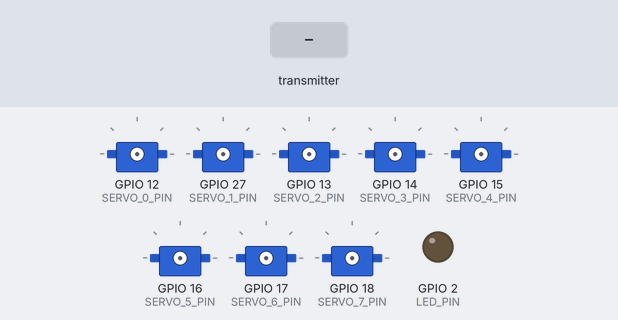
A program run on a simulated ESP32. On the bench: 8 × servo, output pins drawn as LEDs (lit = HIGH). Dashed ring = blinking. The inputs (shaded band) are chosen by the test bench. What the program prints to the serial monitor is not drawn.

Above: at 0.0 s.
At 3.5 s:
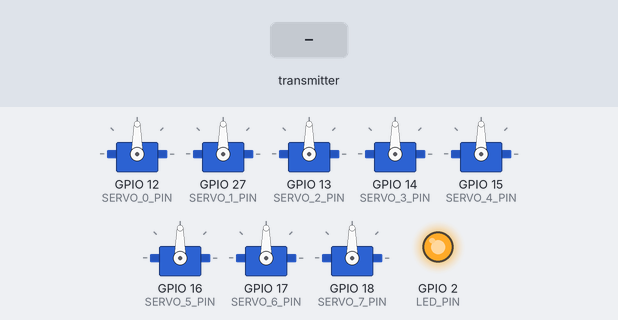
3.6 s: the transmitter starts sending xAxis1 = 0
At 3.87 s:
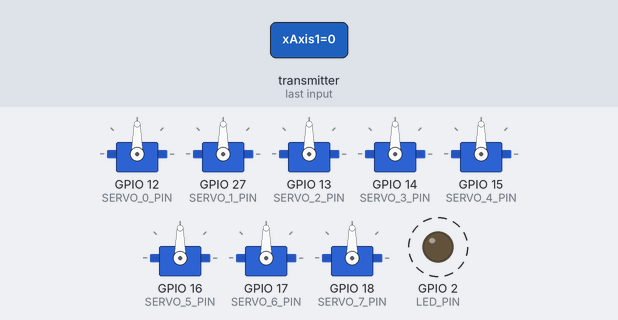
6.6 s: the transmitter starts sending yAxis1 = 1024
Timing chart, 0 to 15.6 s (numbered marks = the images above; inputs shaded):
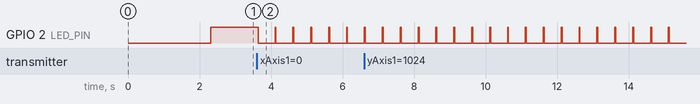

The program:

main.cpp
```cpp
// САМОЛЕТ (приемник) - С ВЫВОДОМ MAC-АДРЕСОВ
#include <esp_now.h>
#include <WiFi.h>
#include "Core/Types.h"
#include "Actuators/ServoManager.h"

#define DEBUG_MODE true

ServoManager servoManager;
const uint8_t transmitterMac[] = {0xEC, 0xE3, 0x34, 0x19, 0x23, 0xD4};

static ControlData currentData;
static unsigned long lastDataTime = 0;
static unsigned long lastBlinkTime = 0;
static unsigned long ledOffTime = 0;
static bool ledState = false;

enum Timing {
  LED_BLINK_INTERVAL = 2000,
  LED_INDICATION_TIME = 25
};

// Функция для форматированного вывода MAC-адреса
void printMacAddress(const uint8_t* mac, const char* label) {
  #if DEBUG_MODE
    Serial.printf("%s: %02X:%02X:%02X:%02X:%02X:%02X\n",
                 label, mac[0], mac[1], mac[2], mac[3], mac[4], mac[5]);
  #endif
}

bool addPeer(const uint8_t* macAddress) {
    esp_now_peer_info_t peerInfo = {};
    memcpy(peerInfo.peer_addr, macAddress, 6);
    peerInfo.channel = 0;
    peerInfo.encrypt = false;
    return esp_now_add_peer(&peerInfo) == ESP_OK;
}

void onDataReceived(const ControlData& data) {
    currentData = data;
    lastDataTime = millis();

    digitalWrite(2, HIGH);
    ledState = true;
    ledOffTime = millis() + LED_INDICATION_TIME;

    // Проверка CRC
    uint16_t calculatedCRC = 0;
    const uint8_t* bytes = (const uint8_t*)&data;
    for(size_t i = 0; i < sizeof(ControlData) - sizeof(uint16_t); i++) {
        calculatedCRC += bytes[i];
    }

    if (calculatedCRC == data.crc) {
      servoManager.update(currentData);

      #if DEBUG_MODE
        static unsigned long lastDataPrint = 0;
        if (millis() - lastDataPrint > 100) {
          Serial.printf("J1:%4d,%4d J2:%4d,%4d\n",
                       data.xAxis1, data.yAxis1,
                       data.xAxis2, data.yAxis2);
          lastDataPrint = millis();
        }
      #endif
    } else {
      #if DEBUG_MODE
        Serial.println("❌ Ошибка CRC");
      #endif
    }
}

void setup() {
  #if DEBUG_MODE
    Serial.begin(115200);
    delay(500);
    Serial.println("✈️ САМОЛЕТ ЗАПУЩЕН");
    Serial.println("========================");
  #endif

  // Вывод MAC-адресов ДО инициализации компонентов
  #if DEBUG_MODE
    Serial.print("MAC самолета:  ");
    Serial.println(WiFi.macAddress());
    printMacAddress(transmitterMac, "MAC пульта  ");
    Serial.println("------------------------");
  #endif

  pinMode(2, OUTPUT);
  servoManager.begin();

  WiFi.mode(WIFI_STA);
  if (esp_now_init() != ESP_OK) {
    #if DEBUG_MODE
      Serial.println("❌ Ошибка инициализации ESP-NOW");
    #endif
    return;
  }

  esp_now_register_recv_cb([](const uint8_t *mac, const uint8_t *incomingData, int len) {
    if (len == sizeof(ControlData)) {
      ControlData data;
      memcpy(&data, incomingData, sizeof(ControlData));
      onDataReceived(data);
    }
  });

  if (addPeer(transmitterMac)) {
    #if DEBUG_MODE
      Serial.println("✅ Пульт добавлен в пиры");
    #endif
  } else {
    #if DEBUG_MODE
      Serial.println("❌ Ошибка добавления пульта");
    #endif
  }

  // Калибровка сервоприводов
  #if DEBUG_MODE
    servoManager.calibrate();
  #else
    servoManager.quickCalibrate();
  #endif

  #if DEBUG_MODE
    Serial.println("🚀 Самолет готов к работе");
    Serial.println("========================");
  #endif
}

void loop() {
  unsigned long currentMillis = millis();

  // LED индикация получения данных
  if (ledState && currentMillis > ledOffTime) {
    digitalWrite(2, LOW);
    ledState = false;
  }

  // Мигание при отсутствии данных
  if (!ledState && currentMillis - lastDataTime > 1000) {
    if (currentMillis - lastBlinkTime > LED_BLINK_INTERVAL) {
      digitalWrite(2, !digitalRead(2));
      lastBlinkTime = currentMillis;
    }
  }
}
```

ServoManager.cpp
```cpp
#include "ServoManager.h"
#include <Arduino.h>

void ServoManager::initializeServos() {
    // Инициализация сервоприводов для первого джойстика
    servos[0] = {Servo(), 12, false, 1000, 2000};
    servos[1] = {Servo(), 27, false, 1000, 2000};
    servos[2] = {Servo(), 13, false, 1000, 2000};
    servos[3] = {Servo(), 14, false, 1000, 2000};

    // Инициализация сервоприводов для второго джойстика
    servos[4] = {Servo(), 15, false, 1000, 2000};
    servos[5] = {Servo(), 16, false, 1000, 2000};
    servos[6] = {Servo(), 17, false, 1000, 2000};
    servos[7] = {Servo(), 18, false, 1000, 2000};
}

void ServoManager::begin() {
    #if DEBUG_MODE
        Serial.println("🔧 Инициализация сервоприводов...");
    #endif

    initializeServos();

    // Разрешаем выделение таймеров для ESP32
    ESP32PWM::allocateTimer(0);
    ESP32PWM::allocateTimer(1);
    ESP32PWM::allocateTimer(2);
    ESP32PWM::allocateTimer(3);

    for(int i = 0; i < 8; i++) {
        servos[i].servo.setPeriodHertz(50);
        servos[i].servo.attach(servos[i].pin,
                              servos[i].minPulse,
                              servos[i].maxPulse);
        servos[i].servo.write(90); // Нейтральное положение
        delay(100);
    }

    #if DEBUG_MODE
        Serial.println("✅ Сервоприводы инициализированы (8 шт)");
    #endif
}

void ServoManager::update(const ControlData& data) {
    int16_t outputs[8];
    applyMixer(data, outputs);

    for (int i = 0; i < 8; i++) {
        servos[i].servo.writeMicroseconds(mapToPulse(outputs[i], servos[i].reversed));
    }
}

void ServoManager::applyMixer(const ControlData& data, int16_t outputs[8]) {
    int16_t x1 = constrain(data.xAxis1, -512, 512);
    int16_t y1 = constrain(data.yAxis1, -512, 512);
    int16_t x2 = constrain(data.xAxis2, -512, 512);
    int16_t y2 = constrain(data.yAxis2, -512, 512);

    outputs[0] = y1;
    outputs[1] = y1;
    outputs[2] = x1;
    outputs[3] = x1;

    outputs[4] = y2;
    outputs[5] = y2;
    outputs[6] = x2;
    outputs[7] = x2;
}

int ServoManager::mapToPulse(int16_t value, bool reverse) {
    if (reverse) {
        value = -value;
    }
    return map(value, -512, 512, 1000, 2000);
}

void ServoManager::setReverse(uint8_t servoIndex, bool reverse) {
    if (servoIndex < 8) {
        servos[servoIndex].reversed = reverse;
    }
}

void ServoManager::calibrate() {
    #if DEBUG_MODE
        Serial.println("🎯 Калибровка сервоприводов...");
    #endif

    for(int i = 0; i < 8; i++) {
        servos[i].servo.writeMicroseconds(1500);
    }
    delay(1000);

    #if DEBUG_MODE
        Serial.println("✅ Калибровка завершена (8 сервоприводов)");
    #endif
}

// Новая функция для быстрой калибровки без вывода
void ServoManager::quickCalibrate() {
    for(int i = 0; i < 8; i++) {
        servos[i].servo.writeMicroseconds(1500);
    }
    delay(100);
}
```

ServoManager.h
```cpp
#pragma once
#include <ESP32Servo.h>
#include "../Core/Types.h"

class ServoManager {
public:
    void begin();
    void update(const ControlData& data);
    void setReverse(uint8_t servoIndex, bool reverse);
    void calibrate();
    void quickCalibrate();  // Добавляем метод для быстрой калибровки

private:
    struct ServoConfig {
        Servo servo;
        uint8_t pin;
        bool reversed;
        uint16_t minPulse;
        uint16_t maxPulse;
    };

    ServoConfig servos[8]; // Остается private

    void applyMixer(const ControlData& data, int16_t outputs[8]);
    int mapToPulse(int16_t value, bool reverse);
    void initializeServos();
};
```

ESPNowManager.cpp
```cpp
#include "ESPNowManager.h"
#include <Arduino.h>

// Статическая переменная для доступа к экземпляру из статической функции
static ESPNowManager* espNowInstance = nullptr;

void ESPNowManager::begin() {
    WiFi.mode(WIFI_STA);

    if (esp_now_init() != ESP_OK) {
        Serial.println("❌ Ошибка инициализации ESP-NOW");
        return;
    }

    // Сохраняем указатель на экземпляр ДО регистрации callback
    espNowInstance = this;

    esp_now_register_recv_cb(onDataReceived);

    // Вывод MAC адреса для спаривания
    Serial.print("📡 MAC приемника: ");
    Serial.println(WiFi.macAddress());

    Serial.println("✅ ESP-NOW приемник готов");
}

void ESPNowManager::registerCallback(DataReceivedCallback callback) {
    dataCallback = callback;
}

void ESPNowManager::onDataReceived(const uint8_t* mac, const uint8_t* data, int len) {
    if (len != sizeof(ControlData)) {
        Serial.printf("❌ Неверный размер пакета: %d (ожидалось %d)\n", len, sizeof(ControlData));
        return;
    }

    ControlData receivedData;
    memcpy(&receivedData, data, sizeof(receivedData));

    // Валидация CRC
    uint16_t calculatedCRC = 0;
    const uint8_t* bytes = (const uint8_t*)&receivedData;
    for(size_t i = 0; i < sizeof(ControlData) - sizeof(uint16_t); i++) {
        calculatedCRC += bytes[i];
    }

    if (calculatedCRC != receivedData.crc) {
        Serial.println("❌ Ошибка CRC");
        return;
    }

    // Вызов callback функции через экземпляр
    if (espNowInstance != nullptr && espNowInstance->dataCallback != nullptr) {
        espNowInstance->dataCallback(receivedData);
    }

    // Диагностика (реже, чтобы не засорять консоль)
    static unsigned long lastPrint = 0;
    if (millis() - lastPrint > 1000) {
        Serial.printf("📥 Данные получены корректно (CRC: %04X)\n", receivedData.crc);
        lastPrint = millis();
    }
}
```

ESPNowManager.h
```cpp
#pragma once
#include <esp_now.h>
#include <WiFi.h>
#include "../Core/Types.h"

class ESPNowManager {
public:
    typedef void (*DataReceivedCallback)(const ControlData& data);

    void begin();
    void registerCallback(DataReceivedCallback callback);
    void sendDiagnostic();

    // Singleton instance
    static ESPNowManager& getInstance() {
        static ESPNowManager instance;
        return instance;
    }

private:
    DataReceivedCallback dataCallback = nullptr;

    static void onDataReceived(const uint8_t* mac, const uint8_t* data, int len);
    bool validateCRC(const ControlData& data);

    // Приватный конструктор для singleton
    ESPNowManager() = default;
};
```

Types.h
```cpp
#pragma once
#include <cstdint>

// Обновленная структура данных для двух джойстиков (должна совпадать с передатчиком)
struct ControlData {
    int16_t xAxis1;     // Ось X первого джойстика (-512 до +512)
    int16_t yAxis1;     // Ось Y первого джойстика (-512 до +512)
    int16_t xAxis2;     // Ось X второго джойстика (-512 до +512)
    int16_t yAxis2;     // Ось Y второго джойстика (-512 до +512)
    bool button1;       // Кнопка первого джойстика
    bool button2;       // Кнопка второго джойстика
    uint8_t buttons;    // Дополнительные кнопки (битовая маска)
    uint16_t crc;       // Контрольная сумма
};

// Конфигурация пинов для приемника
struct HardwareConfig {
    // Сервоприводы для первого джойстика
    static const uint8_t SERVO_0_PIN = 12;  // Y ось
    static const uint8_t SERVO_1_PIN = 27;  // Y ось
    static const uint8_t SERVO_2_PIN = 13;  // X ось
    static const uint8_t SERVO_3_PIN = 14;  // X ось

    // Сервоприводы для второго джойстика
    static const uint8_t SERVO_4_PIN = 15;  // Y ось второго джойстика
    static const uint8_t SERVO_5_PIN = 16;  // Y ось второго джойстика
    static const uint8_t SERVO_6_PIN = 17;  // X ось второго джойстика
    static const uint8_t SERVO_7_PIN = 18;  // X ось второго джойстика

    static const uint8_t LED_PIN = 2;
};
```

Measured:
- by itself, GPIO 2 (LED_PIN): alternates HIGH for 0.03 s and LOW for 0.47 s
